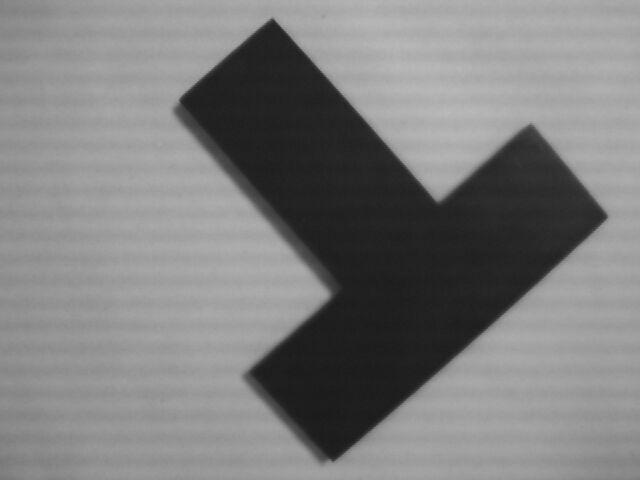
#> input picture 02_Image_Processing/Python/01_Segmentation/images/T.jpg, 640 x 480 px
$ python 02_histogram_numpy.py
#> lines starting #> are read from the running program, lines starting #| are printed output that depends on the picture
#python image processing program to show histogram with numpy
import cv2 as cv
import numpy as np
import matplotlib.pyplot as plt

def main():
    img = cv.imread('images/T.jpg',0)
#> img is the input picture: shape (480, 640); min 22, max 190, mean 125.9

    plt.subplot(1,2,1)
    plt.imshow(img, cmap='gray')
    plt.title('Image T')
    plt.xticks([])
    plt.yticks([])

    plt.subplot(1,2,2)
    hist,bins = np.histogram(img.ravel(),256,[0,255])
#> hist = 256 values, max 9158 at index 161, min 0 at index 0, mean 1200; bins = 257 values from 0 to 255
    plt.plot(hist)
    plt.title('Histogram')
    plt.xlim(xmin=0,xmax=256)
    plt.ylim([0,8000])
    plt.show()
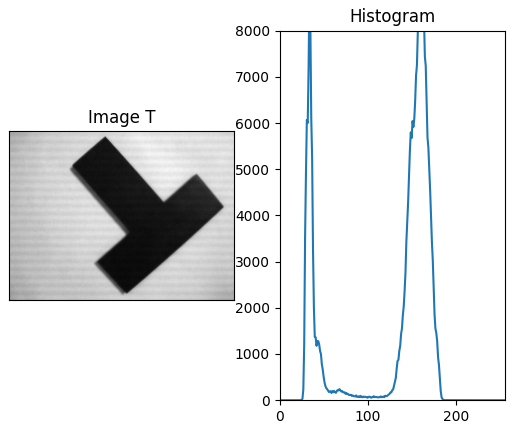
#> figure drawn by matplotlib, 2 panels; panel 2: curve peaks at x = 161, y = 9158

if __name__ == '__main__':
    main()
